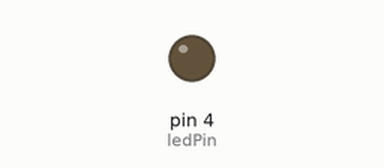
The sketch below on a simulated Arduino Uno, built with avr-gcc and run on an emulated ATmega328P. Parts: output pins drawn as LEDs (lit = HIGH).

Above: at 1.3 s.
At 9.8 s:
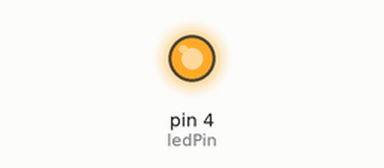
Timing chart, 0 to 10.1 s (numbered marks = the images above):
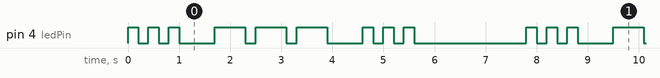

The sketch:

lab02.ino
```cpp
const int ledPin = 4;

void setup() {

  pinMode(ledPin, OUTPUT);
}

void loop() {
  // 发送SOS求救信号
  sendSOS();

  // 信号发送完毕后等待2秒，再重复发送
  delay(2000);
}


void sendSOS() {
  // 字母S：短闪3次
  for (int i = 0; i < 3; i++) {
    digitalWrite(ledPin, HIGH);
    delay(200);                   // 短亮200ms
    digitalWrite(ledPin, LOW);   // 熄灭LED
    delay(200);                   // 短灭200ms
  }

  delay(500);  // 字母之间间隔500ms

  // 字母O：长闪3次
  for (int i = 0; i < 3; i++) {
    digitalWrite(ledPin, HIGH);  // 点亮LED
    delay(600);                   // 长亮600ms
    digitalWrite(ledPin, LOW);   // 熄灭LED
    delay(200);                   // 短灭200ms
  }

  delay(500);  // 字母之间间隔500ms

  // 字母S：短闪3次
  for (int i = 0; i < 3; i++) {
    digitalWrite(ledPin, HIGH);  // 点亮LED
    delay(200);                   // 短亮200ms
    digitalWrite(ledPin, LOW);   // 熄灭LED
    delay(200);                   // 短灭200ms
  }
}
```

Measured:
- by itself, pin 4 (ledPin): repeats every 7.8 s: 2 × (LOW 0.20 s, HIGH 0.20 s), LOW 0.70 s, 2 × (HIGH 0.60 s, LOW 0.20 s), HIGH 0.60 s, LOW 0.70 s, 2 × (HIGH 0.20 s, LOW 0.20 s), HIGH 0.20 s, LOW 2.2 s, HIGH 0.20 s
- by itself, everything shown: repeats every 7.8 s, in 18 steps
